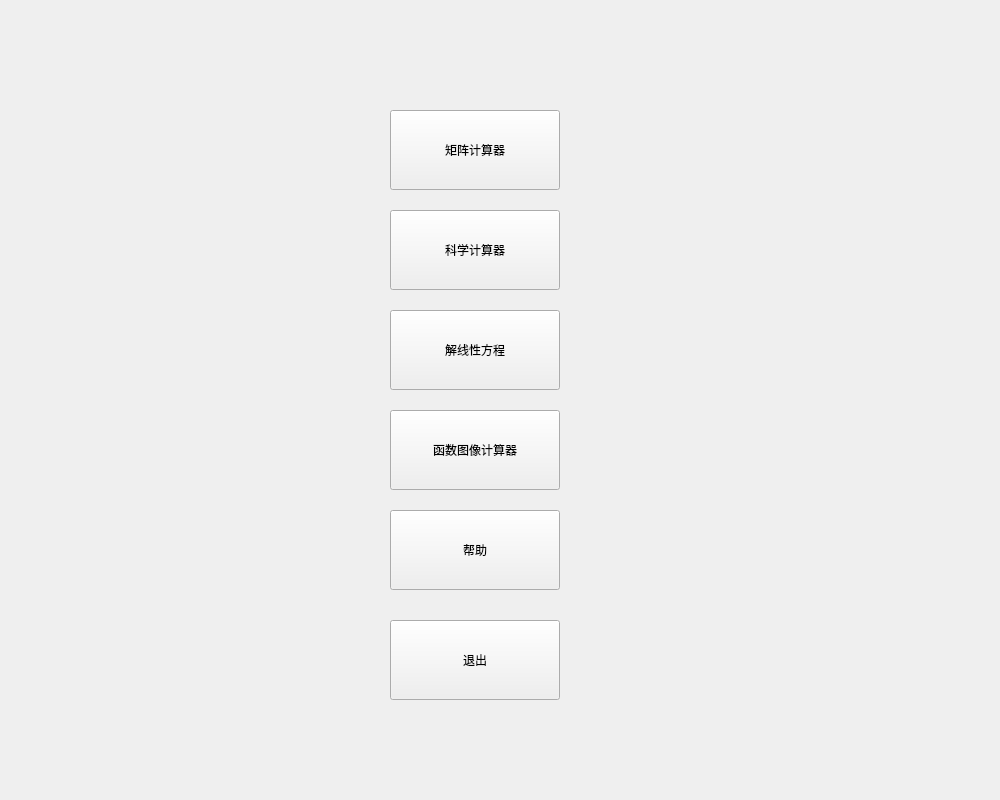
<?xml version="1.0" encoding="UTF-8"?>
<ui version="4.0">
 <class>main_windowClass</class>
 <widget class="QMainWindow" name="main_windowClass">
  <property name="geometry">
   <rect>
    <x>0</x>
    <y>0</y>
    <width>1000</width>
    <height>800</height>
   </rect>
  </property>
  <property name="windowTitle">
   <string>main_window</string>
  </property>
  <property name="styleSheet">
   <string notr="true">background-image: url(:/caculator_gui/picture/background.jpg)</string>
  </property>
  <widget class="QWidget" name="centralWidget">
   <widget class="QPushButton" name="function_caculator_button">
    <property name="enabled">
     <bool>true</bool>
    </property>
    <property name="geometry">
     <rect>
      <x>390</x>
      <y>410</y>
      <width>170</width>
      <height>80</height>
     </rect>
    </property>
    <property name="styleSheet">
     <string notr="true">background-image: url(:/caculator_gui/picture/white.png)</string>
    </property>
    <property name="text">
     <string>函数图像计算器</string>
    </property>
   </widget>
   <widget class="QPushButton" name="help_function">
    <property name="enabled">
     <bool>true</bool>
    </property>
    <property name="geometry">
     <rect>
      <x>390</x>
      <y>510</y>
      <width>170</width>
      <height>80</height>
     </rect>
    </property>
    <property name="styleSheet">
     <string notr="true">background-image: url(:/caculator_gui/picture/white.png)</string>
    </property>
    <property name="text">
     <string>帮助</string>
    </property>
   </widget>
   <widget class="QPushButton" name="exit_button">
    <property name="enabled">
     <bool>true</bool>
    </property>
    <property name="geometry">
     <rect>
      <x>390</x>
      <y>620</y>
      <width>170</width>
      <height>80</height>
     </rect>
    </property>
    <property name="styleSheet">
     <string notr="true">background-image: url(:/caculator_gui/picture/white.png)</string>
    </property>
    <property name="text">
     <string>退出</string>
    </property>
   </widget>
   <widget class="QPushButton" name="scientic_caculator_button">
    <property name="enabled">
     <bool>true</bool>
    </property>
    <property name="geometry">
     <rect>
      <x>390</x>
      <y>210</y>
      <width>170</width>
      <height>80</height>
     </rect>
    </property>
    <property name="styleSheet">
     <string notr="true">background-image: url(:/caculator_gui/picture/white.png)</string>
    </property>
    <property name="text">
     <string>科学计算器</string>
    </property>
   </widget>
   <widget class="QPushButton" name="matrix_caculator_button">
    <property name="enabled">
     <bool>true</bool>
    </property>
    <property name="geometry">
     <rect>
      <x>390</x>
      <y>110</y>
      <width>170</width>
      <height>80</height>
     </rect>
    </property>
    <property name="styleSheet">
     <string notr="true">background-image: url(:/caculator_gui/picture/white.png)</string>
    </property>
    <property name="text">
     <string>矩阵计算器</string>
    </property>
   </widget>
   <widget class="QPushButton" name="linear_equation_button">
    <property name="enabled">
     <bool>true</bool>
    </property>
    <property name="geometry">
     <rect>
      <x>390</x>
      <y>310</y>
      <width>170</width>
      <height>80</height>
     </rect>
    </property>
    <property name="styleSheet">
     <string notr="true">background-image: url(:/caculator_gui/picture/white.png)</string>
    </property>
    <property name="text">
     <string>解线性方程</string>
    </property>
   </widget>
  </widget>
 </widget>
 <layoutdefault spacing="6" margin="11"/>
 <resources>
  <include location="caculator_gui.qrc"/>
 </resources>
 <connections>
  <connection>
   <sender>exit_button</sender>
   <signal>clicked()</signal>
   <receiver>main_windowClass</receiver>
   <slot>close()</slot>
   <hints>
    <hint type="sourcelabel">
     <x>419</x>
     <y>520</y>
    </hint>
    <hint type="destinationlabel">
     <x>327</x>
     <y>638</y>
    </hint>
   </hints>
  </connection>
  <connection>
   <sender>matrix_caculator_button</sender>
   <signal>clicked()</signal>
   <receiver>main_windowClass</receiver>
   <slot>push_matrix_caculator_button()</slot>
   <hints>
    <hint type="sourcelabel">
     <x>401</x>
     <y>63</y>
    </hint>
    <hint type="destinationlabel">
     <x>219</x>
     <y>79</y>
    </hint>
   </hints>
  </connection>
  <connection>
   <sender>scientic_caculator_button</sender>
   <signal>clicked()</signal>
   <receiver>main_windowClass</receiver>
   <slot>push_scientic_caculator_button()</slot>
   <hints>
    <hint type="sourcelabel">
     <x>385</x>
     <y>122</y>
    </hint>
    <hint type="destinationlabel">
     <x>353</x>
     <y>152</y>
    </hint>
   </hints>
  </connection>
  <connection>
   <sender>function_caculator_button</sender>
   <signal>clicked()</signal>
   <receiver>main_windowClass</receiver>
   <slot>push_function_caculator_button()</slot>
   <hints>
    <hint type="sourcelabel">
     <x>496</x>
     <y>257</y>
    </hint>
    <hint type="destinationlabel">
     <x>254</x>
     <y>238</y>
    </hint>
   </hints>
  </connection>
  <connection>
   <sender>help_function</sender>
   <signal>clicked()</signal>
   <receiver>main_windowClass</receiver>
   <slot>push_help_button()</slot>
   <hints>
    <hint type="sourcelabel">
     <x>451</x>
     <y>331</y>
    </hint>
    <hint type="destinationlabel">
     <x>358</x>
     <y>331</y>
    </hint>
   </hints>
  </connection>
  <connection>
   <sender>linear_equation_button</sender>
   <signal>clicked()</signal>
   <receiver>main_windowClass</receiver>
   <slot>push_linear_equation_button()</slot>
   <hints>
    <hint type="sourcelabel">
     <x>432</x>
     <y>169</y>
    </hint>
    <hint type="destinationlabel">
     <x>195</x>
     <y>186</y>
    </hint>
   </hints>
  </connection>
 </connections>
 <slots>
  <slot>push_matrix_caculator_button()</slot>
  <slot>push_scientic_caculator_button()</slot>
  <slot>push_function_caculator_button()</slot>
  <slot>push_help_button()</slot>
  <slot>push_linear_equation_button()</slot>
 </slots>
</ui>
